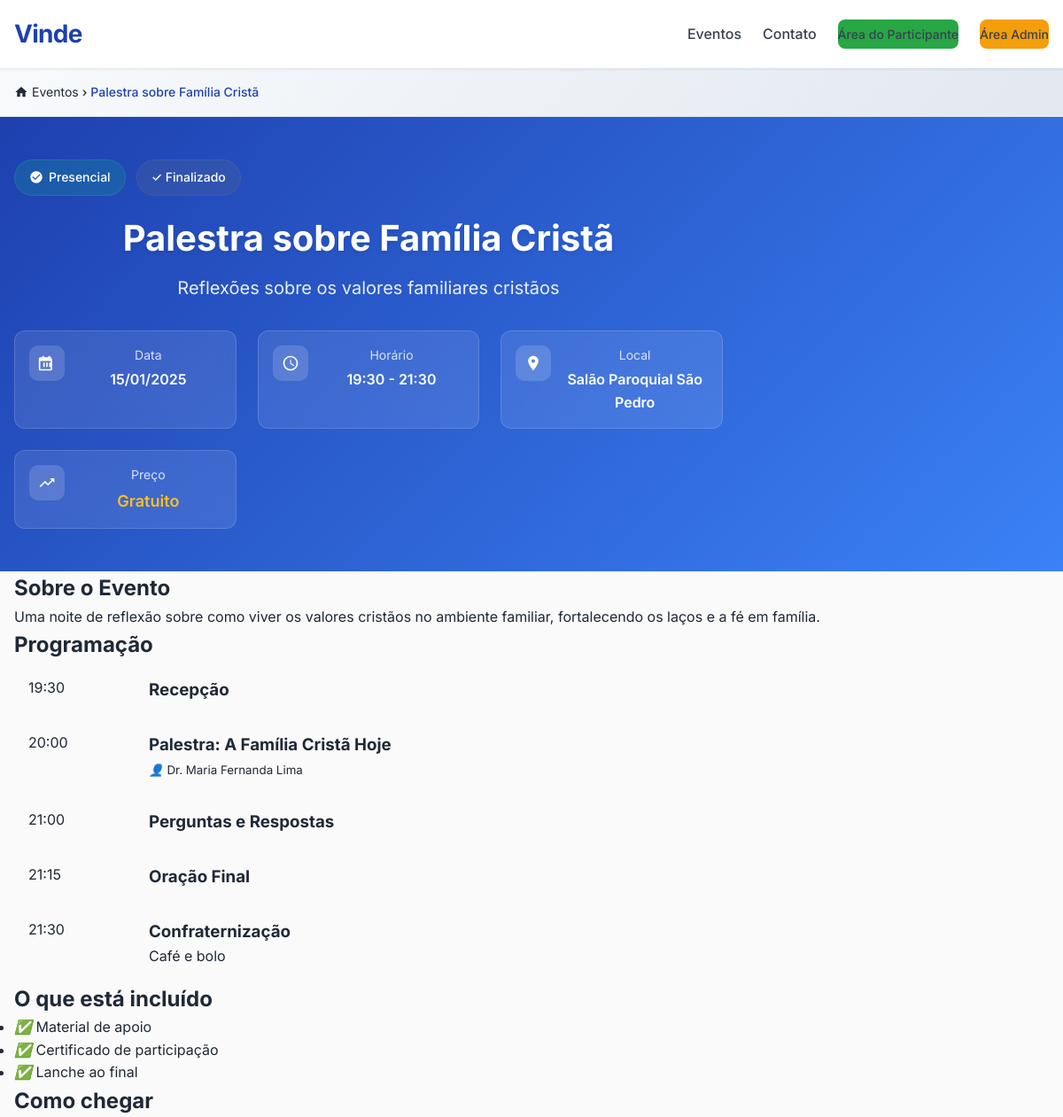
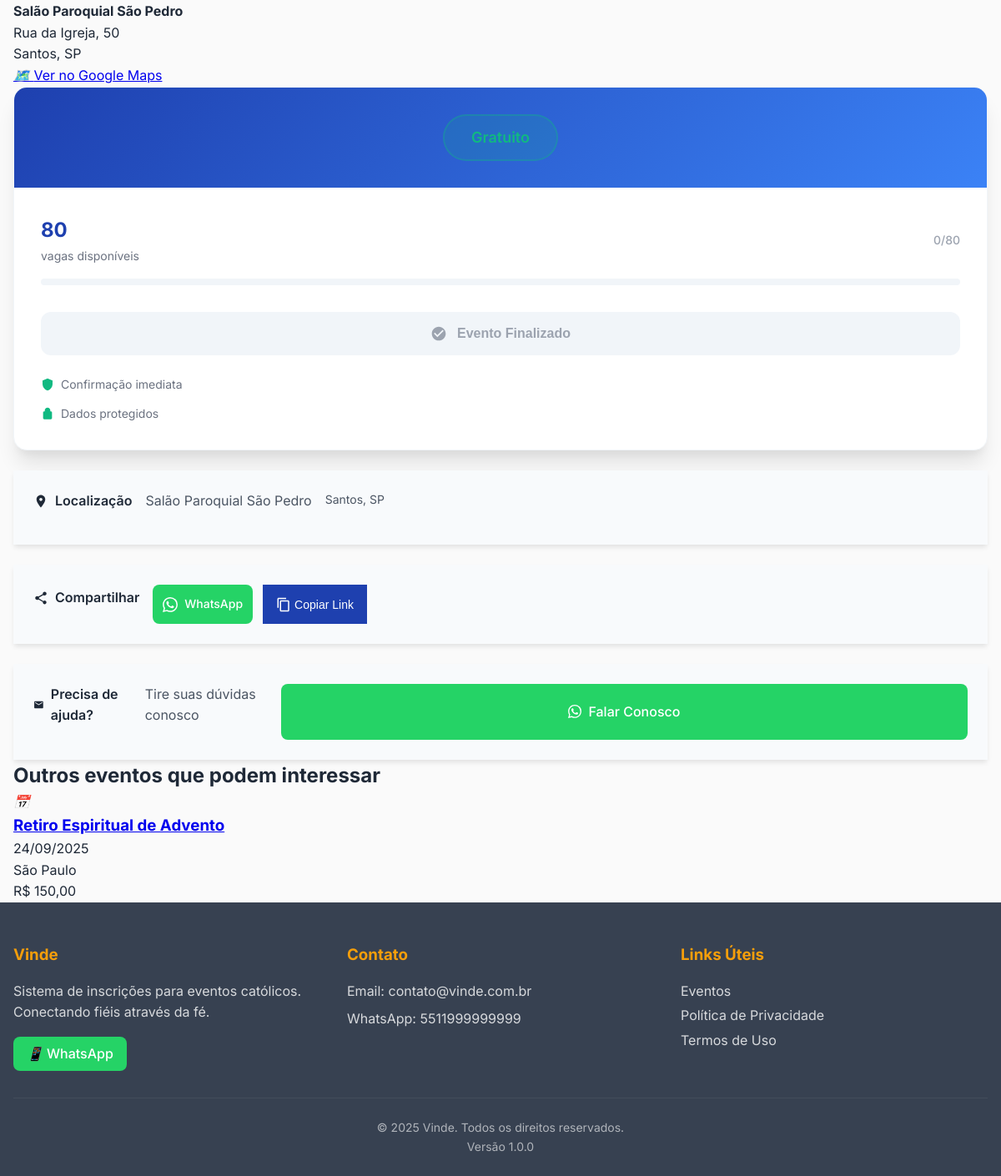
The app's page /evento.php?id=3 with its own data (2 pictures, top to bottom).
### tables this page shows
CREATE TABLE IF NOT EXISTS `eventos` (
  `id` int(11) NOT NULL AUTO_INCREMENT,
  `nome` varchar(200) NOT NULL,
  `slug` varchar(200) NOT NULL,
  `descricao` text DEFAULT NULL,
  `descricao_completa` text DEFAULT NULL,
  `data_inicio` date NOT NULL,
  `data_fim` date DEFAULT NULL,
  `horario_inicio` time DEFAULT NULL,
  `horario_fim` time DEFAULT NULL,
  `local` varchar(200) NOT NULL,
  `endereco` text DEFAULT NULL,
  `cidade` varchar(100) NOT NULL,
  `estado` varchar(2) DEFAULT 'SP',
  `valor` decimal(10,2) NOT NULL DEFAULT 0.00,
  `limite_participantes` int(11) NOT NULL DEFAULT 100,
  `tipo` enum('presencial','online','hibrido') DEFAULT 'presencial',
  `status` enum('ativo','inativo','finalizado','esgotado') DEFAULT 'ativo',
  `programacao` longtext DEFAULT NULL CHECK (json_valid(`programacao`)),
  `inclui` longtext DEFAULT NULL CHECK (json_valid(`inclui`)),
  `imagem` varchar(255) DEFAULT NULL,
  `criado_em` timestamp NOT NULL DEFAULT current_timestamp(),
  `atualizado_em` timestamp NOT NULL DEFAULT current_timestamp() ON UPDATE current_timestamp(),
  PRIMARY KEY (`id`),
  UNIQUE KEY `slug` (`slug`),
  KEY `idx_slug` (`slug`),
  KEY `idx_status` (`status`),
  KEY `idx_data_inicio` (`data_inicio`),
  KEY `idx_cidade` (`cidade`),
  KEY `idx_tipo` (`tipo`),
  KEY `idx_eventos_data_status` (`data_inicio`,`status`)
);

### evento.php (the view, shortened to what the rows shown need)
<?php
require_once 'includes/init.php';
if (isset($_GET['id']) && !empty($_GET['id'])) {
    $evento_id = (int) $_GET['id'];
    $evento = buscar_um("
        SELECT e.*,
               COUNT(p.id) as total_inscritos,
               (e.limite_participantes - COUNT(p.id)) as vagas_restantes
        FROM eventos e
        LEFT JOIN participantes p ON e.id = p.evento_id AND p.status != 'cancelado'
        WHERE e.id = ? AND e.status = 'ativo'
        GROUP BY e.id
    ", [$evento_id]);
} else {
    exibir_erro_404();
}
$programacao = $evento['programacao'] ? json_decode($evento['programacao'], true) : [];
$inclui = $evento['inclui'] ? json_decode($evento['inclui'], true) : [];
$evento_passou = strtotime($evento['data_inicio']) < strtotime('today');
$evento_esgotado = $evento['vagas_restantes'] <= 0;
?>
<main class="evento-main">
    <nav class="evento-breadcrumb">
        <div class="container">
            <div class="breadcrumb-content">
                <a href="<?= SITE_URL ?>" class="breadcrumb-link">
                    <svg width="16" height="16" viewBox="0 0 24 24" fill="currentColor">
                        <path d="M10 20v-6h4v6h5v-8h3L12 3 2 12h3v8z"/>
                    </svg>
                    Eventos
                </a>
                <span class="breadcrumb-separator">›</span>
                <span class="breadcrumb-current"><?= htmlspecialchars($evento['nome']) ?></span>
            </div>
        </div>
    </nav>
    <section class="evento-hero-premium">
        <div class="container">
            <div class="hero-content">
                <div class="hero-badges">
                    <span class="hero-badge hero-badge-<?= $evento['tipo'] ?>">
                        <svg width="16" height="16" viewBox="0 0 24 24" fill="currentColor">
                            <path d="M12 2C6.48 2 2 6.48 2 12s4.48 10 10 10 10-4.48 10-10S17.52 2 12 2zm-2 15l-5-5 1.41-1.41L10 14.17l7.59-7.59L19 8l-9 9z"/>
                        </svg>
                        <?= ucfirst($evento['tipo']) ?>
                    </span>
                    <?php if ($evento_passou): ?>
                        <span class="hero-badge hero-badge-finished">✓ Finalizado</span>
                    <?php elseif ($evento_esgotado): ?>
                        <span class="hero-badge hero-badge-sold-out">🔥 Esgotado</span>
                    <?php elseif ($evento['vagas_restantes'] <= 5): ?>
                        <span class="hero-badge hero-badge-limited">⚡ Últimas vagas</span>
                    <?php endif; ?>
                </div>
                <h1 class="hero-title"><?= htmlspecialchars($evento['nome']) ?></h1>
                <p class="hero-description"><?= htmlspecialchars($evento['descricao']) ?></p>
                <div class="hero-quick-info">
                    <div class="quick-info-grid">
                        <div class="quick-info-item">
                            <div class="quick-info-content">
                                <span class="quick-info-label">Data</span>
                                <span class="quick-info-value">
                                    <?= formatar_data($evento['data_inicio']) ?>
                                </span>
                            </div>
                        </div>
                        <?php if ($evento['horario_inicio']): ?>
                        <div class="quick-info-item">
                            <div class="quick-info-icon">
                                <svg width="20" height="20" viewBox="0 0 24 24" fill="currentColor">
                                    <path d="M11.99 2C6.47 2 2 6.48 2 12s4.47 10 9.99 10C17.52 22 22 17.52 22 12S17.52 2 11.99 2zM12 20c-4.42 0-8-3.58-8-8s3.58-8 8-8 8 3.58 8 8-3.58 8-8 8z"/>
                                    <path d="m12.5 7-1 0 0 6 4.75 2.85.75-1.23-4-2.37z"/>
                                </svg>
                            </div>
                            <div class="quick-info-content">
                                <span class="quick-info-label">Horário</span>
                                <span class="quick-info-value">
                                    <?= date('H:i', strtotime($evento['horario_inicio'])) ?>
                                    <?php if ($evento['horario_fim']): ?>
                                        - <?= date('H:i', strtotime($evento['horario_fim'])) ?>
                                    <?php endif; ?>
                                </span>
                            </div>
                        </div>
                        <?php endif; ?>
                        <div class="quick-info-item">
                            <div class="quick-info-content">
                                <span class="quick-info-label">Local</span>
                                <span class="quick-info-value"><?= htmlspecialchars($evento['local']) ?></span>
                            </div>
                        </div>
                    </div>
                </div>
            </div>
        </div>
    </section>
    <section class="evento-conteudo">
        <div class="container">
            <div class="evento-layout">
                <div class="evento-principal">
                    <?php if ($evento['descricao_completa']): ?>
                    <div class="evento-secao">
                        <h2>Sobre o Evento</h2>
                        <div class="texto-formatado">
                            <?= nl2br(htmlspecialchars($evento['descricao_completa'])) ?>
                        </div>
                    </div>
                    <?php endif; ?>
                    <?php if (!empty($programacao)): ?>
                    <div class="evento-secao">
                        <h2>Programação</h2>
                    </div>
                    <?php endif; ?>
                    <?php if (!empty($inclui)): ?>
                    <div class="evento-secao">
                        <h2>O que está incluído</h2>
                        <ul class="lista-incluso">
                            <?php foreach ($inclui as $item): ?>
                                <li>
                                    <i class="icon-check"></i>
                                    <?= htmlspecialchars($item) ?>
                                </li>
                            <?php endforeach; ?>
                        </ul>
                    </div>
                    <?php endif; ?>
                    <?php if ($evento['endereco']): ?>
                    <div class="evento-secao">
                        <h2>Como chegar</h2>
                        <div class="endereco">
                            <p><strong><?= htmlspecialchars($evento['local']) ?></strong></p>
                            <p><?= htmlspecialchars($evento['endereco']) ?></p>
                            <p><?= htmlspecialchars($evento['cidade']) ?>, <?= $evento['estado'] ?></p>
                            <a href="https://maps.google.com/?q=<?= urlencode($evento['endereco'] . ', ' . $evento['cidade'] . ', ' . $evento['estado']) ?>"
                               target="_blank"
                               class="btn-mapa">
                                <i class="icon-map"></i>
                                Ver no Google Maps
                            </a>
                        </div>
                    </div>
                    <?php endif; ?>
                </div>
                <aside class="evento-sidebar-premium">
                    <div class="inscricao-card-premium">
                        <div class="card-body-premium">
                            <div class="availability-section">
                                <div class="availability-header">
                                    <div class="total-spots">
                                        <span><?= $evento['total_inscritos'] ?>/<?= $evento['limite_participantes'] ?></span>
                                    </div>
                                </div>
                            </div>
                        </div>
                    </div>
                    <div class="info-cards-premium">
                        <div class="info-card-premium">
                            <h4>
                                <svg width="18" height="18" viewBox="0 0 24 24" fill="currentColor">
                                    <path d="M12 2C8.13 2 5 5.13 5 9c0 5.25 7 13 7 13s7-7.75 7-13c0-3.87-3.13-7-7-7zm0 9.5c-1.38 0-2.5-1.12-2.5-2.5s1.12-2.5 2.5-2.5 2.5 1.12 2.5 2.5-1.12 2.5-2.5 2.5z"/>
                                </svg>
                                Localização
                            </h4>
                            <p><?= htmlspecialchars($evento['local']) ?></p>
                            <p class="text-muted"><?= htmlspecialchars($evento['cidade']) ?>, <?= $evento['estado'] ?></p>
                        </div>
                    </div>
                </aside>
            </div>
        </div>
    </section>
    <section class="eventos-relacionados">
        <div class="container">
            <h2>Outros eventos que podem interessar</h2>
            <?php
            $eventos_relacionados = buscar_todos("
                SELECT e.*,
                       COUNT(p.id) as total_inscritos,
                       (e.limite_participantes - COUNT(p.id)) as vagas_restantes
                FROM eventos e
                LEFT JOIN participantes p ON e.id = p.evento_id AND p.status != 'cancelado'
                WHERE e.status = 'ativo'
                AND e.data_inicio >= CURDATE()
                AND e.id != ?
                AND (e.cidade = ? OR e.tipo = ?)
                GROUP BY e.id
                ORDER BY e.data_inicio ASC
                LIMIT 3
            ", [$evento['id'], $evento['cidade'], $evento['tipo']]);
            ?>
            <?php if (!empty($eventos_relacionados)): ?>
                <div class="eventos-grid-mini">
                    <?php foreach ($eventos_relacionados as $evento_rel): ?>
                        <article class="evento-card-mini">
                            <div class="card-imagem-mini">
                                <?php if ($evento_rel['imagem']): ?>
                                    <img src="<?= SITE_URL ?>/uploads/<?= $evento_rel['imagem'] ?>"
                                         alt="<?= htmlspecialchars($evento_rel['nome']) ?>">
                                <?php else: ?>
                                    <div class="imagem-placeholder-mini">
                                        <i class="icon-calendar"></i>
                                    </div>
                                <?php endif; ?>
                            </div>
                            <div class="card-content-mini">
                                <h3><a href="<?= SITE_URL ?>/evento/<?= $evento_rel['id'] ?>"><?= htmlspecialchars($evento_rel['nome']) ?></a></h3>
                                <p class="data"><?= formatar_data($evento_rel['data_inicio']) ?></p>
                                <p class="local"><?= htmlspecialchars($evento_rel['cidade']) ?></p>
                                <p class="preco"><?= $evento_rel['valor'] > 0 ? formatar_dinheiro($evento_rel['valor']) : 'Gratuito' ?></p>
                            </div>
                        </article>
                    <?php endforeach; ?>
                </div>
            <?php else: ?>
                <p class="text-center">Nenhum evento relacionado encontrado no momento.</p>
            <?php endif; ?>
        </div>
    </section>
</main>

### records on screen
eventos: nome "Palestra sobre Família Cristã", tipo "Presencial", descricao "Reflexões sobre os valores familiares cristãos", data_inicio "15/01/2025", horario_inicio "19:30", horario_fim "21:30", local "Salão Paroquial São Pedro", descricao_completa "Uma noite de reflexão sobre como viver os valores cristãos no ambiente familiar, fortalecendo os laços e a fé em família.", inclui "Material de apoio", inclui "Certificado de participação", inclui "Lanche ao final", endereco "Rua da Igreja, 50", cidade "Santos", estado "SP", limite_participantes "80"
eventos: nome "Retiro Espiritual de Advento", data_inicio "24/09/2025", cidade "São Paulo", valor "R$ 150,00"

### other values on screen
$item['horario'] "19:30"
$item['titulo'] "Recepção"
$item['horario'] "20:00"
$item['titulo'] "Palestra: A Família Cristã Hoje"
$item['palestrante'] "Dr. Maria Fernanda Lima"
$item['horario'] "21:00"
$item['titulo'] "Perguntas e Respostas"
$item['horario'] "21:15"
$item['titulo'] "Oração Final"
$item['horario'] "21:30"
$item['titulo'] "Confraternização"
$item['descricao'] "Café e bolo"
$evento['vagas_restantes'] "80"
$evento['total_inscritos'] "0"
SITE_EMAIL "contato@vinde.com.br"
